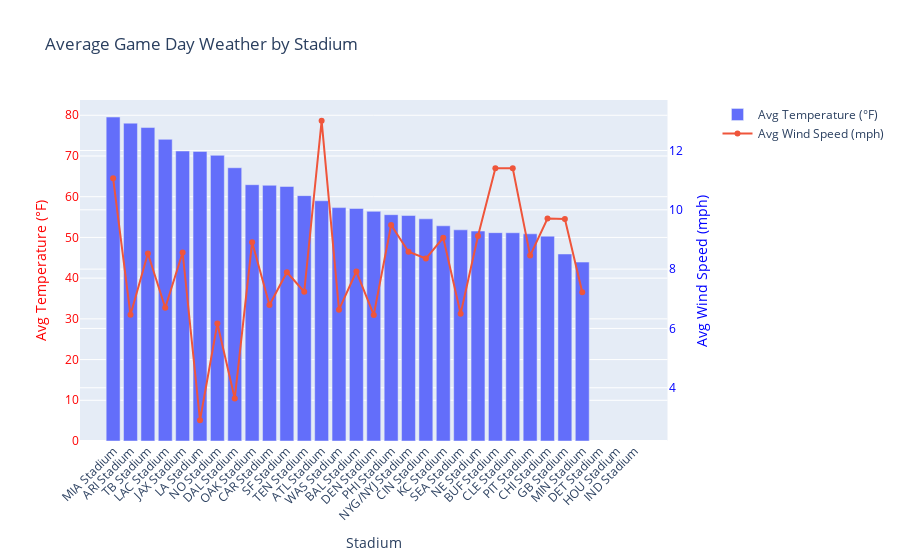

Notebook source saved alongside this figure:
### Markdown cell above
## VEFSÍÐA

Think of it like this, do you want to travel to go see your new team play a game on their home stadium? Then perhaps let's look at the average weather conditions. The graph below shows us the average wind speed as well as the average temperature for each home team stadium.

### Code cell
import plotly.graph_objects as go
from plotly.subplots import make_subplots
stadium_weather = result.groupby('stadium_name').agg({
    'temp': 'mean',
    'wind': 'mean'
}).sort_values(by='temp', ascending=False)
stadium_weather=stadium_weather.reset_index()

# Create figure with secondary y-axis
fig = make_subplots(specs=[[{"secondary_y": True}]])

# Add traces
fig.add_trace(
    go.Bar(x=stadium_weather['stadium_name'], y=stadium_weather['temp'], name='Avg Temperature (°F)'),
    secondary_y=False,
)

fig.add_trace(
    go.Scatter(x=stadium_weather['stadium_name'], y=stadium_weather['wind'], name='Avg Wind Speed (mph)', mode='lines+markers'),
    secondary_y=True,
)

# Add figure title
fig.update_layout(
    title_text='Average Game Day Weather by Stadium'
)

# Set x-axis title
fig.update_xaxes(title_text='Stadium')

# Set y-axes titles
fig.update_yaxes(title_text='Avg Temperature (°F)', secondary_y=False, color='red')
fig.update_yaxes(title_text='Avg Wind Speed (mph)', secondary_y=True, color='blue')

# Rotate x-axis labels
fig.update_layout(xaxis_tickangle=-45)

# Show plot
fig.show()

### Figure 1 — Plotly figure (JSON) as saved in the notebook; plotly's stock layout.template omitted (floating-point values rounded to 4 significant figures)
{"data": [{"name": "Avg Temperature (°F)", "type": "bar", "x": ["MIA Stadium", "ARI Stadium", "TB Stadium", "LAC Stadium", "JAX Stadium", "LA Stadium", "NO Stadium", "DAL Stadium", "OAK Stadium", "CAR Stadium", "SF Stadium", "TEN Stadium", "ATL Stadium", "WAS Stadium", "BAL Stadium", "DEN Stadium", "PHI Stadium", "NYG/NYJ Stadium", "CIN Stadium", "KC Stadium", "SEA Stadium", "NE Stadium", "BUF Stadium", "CLE Stadium", "PIT Stadium", "CHI Stadium", "GB Stadium", "MIN Stadium", "DET Stadium", "HOU Stadium", "IND Stadium"], "xaxis": "x", "y": [79.57, 78.06, 76.99, 74.09, 71.23, 71.12, 70.17, 67.11, 62.95, 62.81, 62.52, 60.26, 59, 57.33, 57.11, 56.4, 55.59, 55.38, 54.57, 52.85, 51.86, 51.56, 51.17, 51.15, 50.89, 50.31, 45.93, 43.94, null, null, null], "yaxis": "y"}, {"mode": "lines+markers", "name": "Avg Wind Speed (mph)", "type": "scatter", "x": ["MIA Stadium", "ARI Stadium", "TB Stadium", "LAC Stadium", "JAX Stadium", "LA Stadium", "NO Stadium", "DAL Stadium", "OAK Stadium", "CAR Stadium", "SF Stadium", "TEN Stadium", "ATL Stadium", "WAS Stadium", "BAL Stadium", "DEN Stadium", "PHI Stadium", "NYG/NYJ Stadium", "CIN Stadium", "KC Stadium", "SEA Stadium", "NE Stadium", "BUF Stadium", "CLE Stadium", "PIT Stadium", "CHI Stadium", "GB Stadium", "MIN Stadium", "DET Stadium", "HOU Stadium", "IND Stadium"], "xaxis": "x", "y": [11.06, 6.458, 8.525, 6.696, 8.56, 2.906, 6.167, 3.639, 8.906, 6.787, 7.894, 7.237, 13, 6.631, 7.919, 6.456, 9.488, 8.584, 8.356, 9.057, 6.494, 9.119, 11.4, 11.4, 8.456, 9.706, 9.688, 7.222, null, null, null], "yaxis": "y2"}], "layout": {"title": {"text": "Average Game Day Weather by Stadium"}, "xaxis": {"anchor": "y", "domain": [0, 0.94], "tickangle": -45, "title": {"text": "Stadium"}}, "yaxis": {"anchor": "x", "color": "red", "domain": [0, 1], "title": {"text": "Avg Temperature (°F)"}}, "yaxis2": {"anchor": "x", "color": "blue", "overlaying": "y", "side": "right", "title": {"text": "Avg Wind Speed (mph)"}}}}
